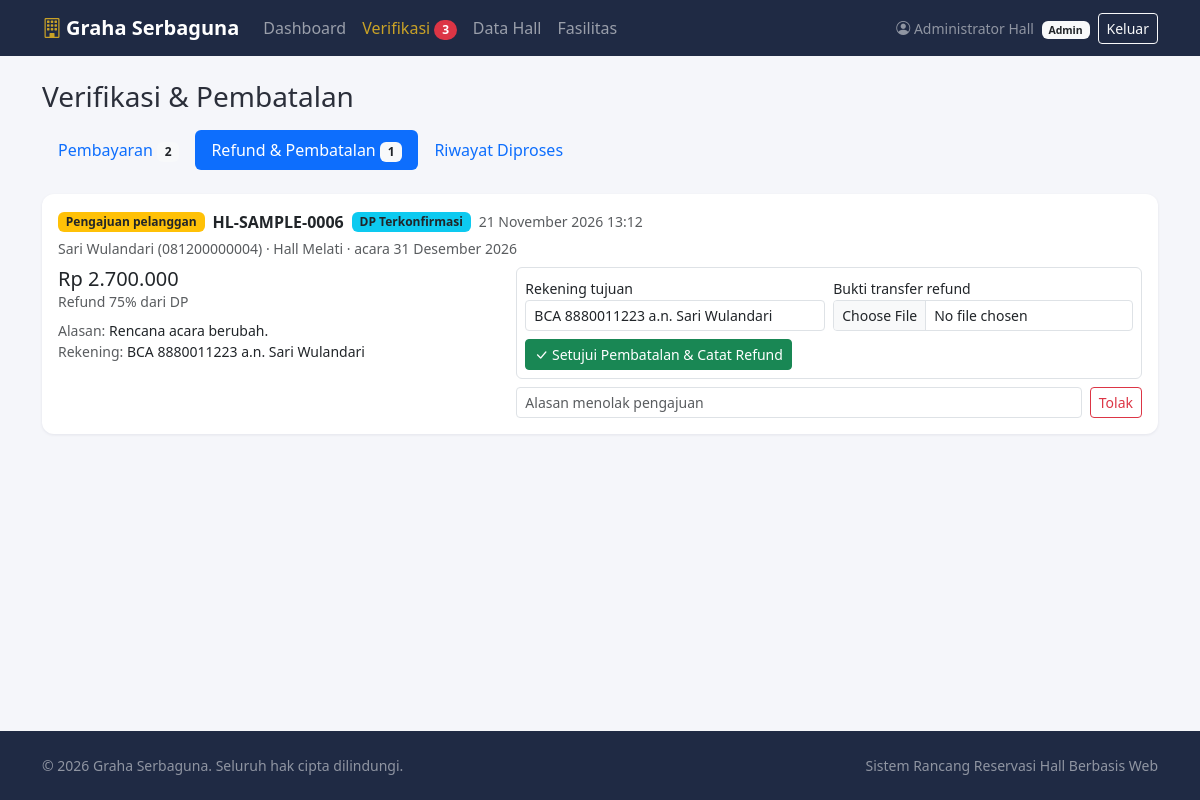
Screenshot of /admin/verifikasi.php?tab=refund (signed in) with the database file from the repository.
### tables this page shows
CREATE TABLE IF NOT EXISTS pembayaran_pembatalan (
  id                 INT UNSIGNED NOT NULL AUTO_INCREMENT,
  reservasi_id       INT UNSIGNED NOT NULL,
  jenis_transaksi    ENUM('DP','Pelunasan','Refund') NOT NULL,
  nominal            BIGINT UNSIGNED NOT NULL,
  bukti_transfer     VARCHAR(255) NULL,
  alasan_batal       TEXT NULL,
  rekening_refund    VARCHAR(150) NULL,
  status_verifikasi  ENUM('Menunggu','Terverifikasi','Ditolak') NOT NULL DEFAULT 'Menunggu',
  tanggal_transaksi  DATETIME NOT NULL DEFAULT CURRENT_TIMESTAMP,
  persen_refund      TINYINT UNSIGNED NULL,
  dibatalkan_oleh    ENUM('Customer','Pengelola') NULL,
  catatan_admin      VARCHAR(255) NULL,
  tanggal_verifikasi DATETIME NULL,
  PRIMARY KEY (id),
  KEY idx_bayar_reservasi (reservasi_id),
  KEY idx_bayar_status (jenis_transaksi, status_verifikasi),
  CONSTRAINT fk_bayar_reservasi FOREIGN KEY (reservasi_id) REFERENCES reservasi (id) ON DELETE CASCADE
);

CREATE TABLE IF NOT EXISTS reservasi (
  id             INT UNSIGNED NOT NULL AUTO_INCREMENT,
  kode_booking   VARCHAR(30) NOT NULL,
  user_id        INT UNSIGNED NOT NULL,
  hall_id        INT UNSIGNED NOT NULL,
  tanggal_acara  DATE NOT NULL,
  jenis_acara    VARCHAR(50) NOT NULL,
  jumlah_tamu    INT UNSIGNED NOT NULL,
  total_harga    BIGINT UNSIGNED NOT NULL,
  nominal_dp     BIGINT UNSIGNED NOT NULL,
  sisa_bayar     BIGINT UNSIGNED NOT NULL,
  status         ENUM('Pending','DP Terkonfirmasi','Lunas','Dibatalkan') NOT NULL DEFAULT 'Pending',
  created_at     TIMESTAMP NOT NULL DEFAULT CURRENT_TIMESTAMP,
  slot_terkunci  TINYINT GENERATED ALWAYS AS
                   (CASE WHEN status IN ('DP Terkonfirmasi','Lunas') THEN 1 ELSE NULL END) STORED,
  PRIMARY KEY (id),
  UNIQUE KEY uq_reservasi_kode (kode_booking),
  UNIQUE KEY uq_reservasi_slot (hall_id, tanggal_acara, slot_terkunci),
  KEY idx_reservasi_user (user_id),
  KEY idx_reservasi_tanggal (hall_id, tanggal_acara, status),
  CONSTRAINT fk_reservasi_user FOREIGN KEY (user_id) REFERENCES users (id),
  CONSTRAINT fk_reservasi_hall FOREIGN KEY (hall_id) REFERENCES halls (id)
);

CREATE TABLE IF NOT EXISTS users (
  id          INT UNSIGNED NOT NULL AUTO_INCREMENT,
  nama        VARCHAR(100) NOT NULL,
  email       VARCHAR(150) NOT NULL,
  password    VARCHAR(255) NOT NULL,              
  no_hp       VARCHAR(20)  NOT NULL,
  role        ENUM('customer','admin','owner') NOT NULL DEFAULT 'customer',
  created_at  TIMESTAMP NOT NULL DEFAULT CURRENT_TIMESTAMP,
  PRIMARY KEY (id),
  UNIQUE KEY uq_users_email (email)
);

CREATE TABLE IF NOT EXISTS halls (
  id          INT UNSIGNED NOT NULL AUTO_INCREMENT,
  nama_hall   VARCHAR(100) NOT NULL,
  kapasitas   INT UNSIGNED NOT NULL,
  harga_dasar BIGINT UNSIGNED NOT NULL,
  deskripsi   TEXT NULL,
  foto        VARCHAR(255) NULL,
  PRIMARY KEY (id)
);

### admin/verifikasi.php (the view, shortened to what this page needs)
<?php
require __DIR__ . '/../includes/init.php';
$pdo   = db();
$tab = get_str('tab');
$tab = in_array($tab, ['bayar', 'refund', 'riwayat'], true) ? $tab : 'bayar';
$base = "FROM pembayaran_pembatalan p
         JOIN reservasi r ON r.id = p.reservasi_id
         JOIN halls h ON h.id = r.hall_id
         JOIN users u ON u.id = r.user_id";
$bayar = $pdo->query(
    "SELECT p.*, r.kode_booking, r.tanggal_acara, r.total_harga, r.nominal_dp, r.sisa_bayar,
            r.status AS status_reservasi, h.nama_hall, u.nama, u.no_hp,
            EXISTS(SELECT 1 FROM reservasi x
                   WHERE x.hall_id = r.hall_id AND x.tanggal_acara = r.tanggal_acara AND x.id <> r.id
                     AND x.status IN ('DP Terkonfirmasi','Lunas')) AS bentrok
     $base
     WHERE p.jenis_transaksi IN ('DP','Pelunasan') AND p.status_verifikasi = 'Menunggu'
     ORDER BY p.tanggal_transaksi"
)->fetchAll();
$refund = $pdo->query(
    "SELECT p.*, r.kode_booking, r.tanggal_acara, r.status AS status_reservasi, h.nama_hall, u.nama, u.no_hp
     $base
     WHERE p.jenis_transaksi = 'Refund' AND p.status_verifikasi = 'Menunggu'
     ORDER BY p.tanggal_transaksi"
)->fetchAll();
include __DIR__ . '/../includes/header.php';
?>
<div class="container py-4">
    <h1 class="h3 mb-3">Verifikasi &amp; Pembatalan</h1>
    <ul class="nav nav-pills mb-4">
        <li class="nav-item"><a class="nav-link <?= $tab === 'bayar' ? 'active' : '' ?>" href="?tab=bayar">Pembayaran <span class="badge bg-light text-dark"><?= count($bayar) ?></span></a></li>
        <li class="nav-item"><a class="nav-link <?= $tab === 'refund' ? 'active' : '' ?>" href="?tab=refund">Refund &amp; Pembatalan <span class="badge bg-light text-dark"><?= count($refund) ?></span></a></li>
        <li class="nav-item"><a class="nav-link <?= $tab === 'riwayat' ? 'active' : '' ?>" href="?tab=riwayat">Riwayat Diproses</a></li>
    </ul>
<?php if ($tab === 'bayar'): ?>
    <?php if (!$bayar): ?><div class="alert alert-success">Tidak ada pembayaran yang menunggu verifikasi.</div><?php endif; ?>
    <?php foreach ($bayar as $p): ?>
        <div class="card mb-3">
            <div class="card-body">
                <div class="row g-3">
                    <div class="col-auto">
                        <?php if ($p['bukti_transfer']): ?>
                            <a href="<?= e(url('bukti.php?id=' . (int)$p['id'])) ?>" target="_blank" rel="noopener">
                                <img class="bukti-thumb" style="width:110px;height:110px" src="<?= e(url('bukti.php?id=' . (int)$p['id'])) ?>" alt="Bukti transfer">
                            </a>
                        <?php endif; ?>
                    </div>
                    <div class="col">
                        <div class="d-flex flex-wrap gap-2 align-items-center mb-1">
                            <span class="badge <?= $p['jenis_transaksi'] === 'DP' ? 'bg-primary' : 'bg-success' ?>"><?= e($p['jenis_transaksi']) ?></span>
                            <strong><?= e($p['kode_booking']) ?></strong>
                            <?= badge_status($p['status_reservasi']) ?>
                            <span class="text-muted small"><?= e(waktu_indo($p['tanggal_transaksi'])) ?></span>
                        </div>
                        <div class="h5 mb-1"><?= rupiah($p['nominal']) ?></div>
                        <div class="small text-muted">
                            <?= e($p['nama']) ?> (<?= e($p['no_hp']) ?>) · <?= e($p['nama_hall']) ?> · acara <?= e(tgl_indo($p['tanggal_acara'])) ?><br>
                            Total <?= rupiah($p['total_harga']) ?> · DP <?= rupiah($p['nominal_dp']) ?> · Sisa <?= rupiah($p['sisa_bayar']) ?>
                        </div>
                        <?php if ($p['jenis_transaksi'] === 'DP' && (int)$p['bentrok'] === 1): ?>
                            <div class="alert alert-danger py-2 mt-2 mb-0 small">
                                <i class="bi bi-exclamation-triangle"></i> <strong>Jadwal bentrok:</strong> tanggal ini sudah terkunci oleh reservasi lain, DP tidak dapat dikonfirmasi.
                            </div>
                        <?php endif; ?>
                    </div>
                </div>
                <hr>
                <div class="d-flex flex-wrap gap-2 align-items-start">
                    <?php if (!($p['jenis_transaksi'] === 'DP' && (int)$p['bentrok'] === 1)): ?>
                        <form method="post" data-confirm="Verifikasi <?= e($p['jenis_transaksi']) ?> <?= e(rupiah($p['nominal'])) ?> untuk <?= e($p['kode_booking']) ?>?">
                            <?= csrf_field() ?>
                            <input type="hidden" name="aksi" value="bayar_terima">
                            <input type="hidden" name="id" value="<?= (int)$p['id'] ?>">
                            <button class="btn btn-success btn-sm"><i class="bi bi-check-lg"></i> Terima &amp; Verifikasi</button>
                        </form>
                    <?php else: ?>
                        <form method="post" data-confirm="Batalkan <?= e($p['kode_booking']) ?> dan kembalikan DP 100%?">
                            <?= csrf_field() ?>
                            <input type="hidden" name="aksi" value="batal_pengelola">
                            <input type="hidden" name="reservasi_id" value="<?= (int)$p['reservasi_id'] ?>">
                            <input type="hidden" name="alasan" value="Jadwal bentrok dengan reservasi lain yang lebih dulu terkonfirmasi.">
                            <button class="btn btn-danger btn-sm"><i class="bi bi-arrow-counterclockwise"></i> Batalkan &amp; Refund 100%</button>
                        </form>
                    <?php endif; ?>
                    <form method="post" class="d-flex gap-2 flex-grow-1" style="max-width:480px">
                        <?= csrf_field() ?>
                        <input type="hidden" name="aksi" value="bayar_tolak">
                        <input type="hidden" name="id" value="<?= (int)$p['id'] ?>">
                        <input class="form-control form-control-sm" name="catatan" placeholder="Alasan penolakan (mis. nominal tidak sesuai)" minlength="5" maxlength="255" required>
                        <button class="btn btn-outline-danger btn-sm text-nowrap">Tolak</button>
                    </form>
                </div>
            </div>
        </div>
    <?php endforeach; ?>
<?php elseif ($tab === 'refund'): ?>
    <?php foreach ($refund as $p): $nominal = (int)$p['nominal']; ?>
        <div class="card mb-3">
            <div class="card-body">
                <div class="d-flex flex-wrap gap-2 align-items-center mb-1">
                    <span class="badge <?= $p['dibatalkan_oleh'] === 'Pengelola' ? 'bg-dark' : 'bg-warning text-dark' ?>">
                        <?= $p['dibatalkan_oleh'] === 'Pengelola' ? 'Dibatalkan pengelola' : 'Pengajuan pelanggan' ?>
                    </span>
                    <strong><?= e($p['kode_booking']) ?></strong>
                    <?= badge_status($p['status_reservasi']) ?>
                    <span class="text-muted small"><?= e(waktu_indo($p['tanggal_transaksi'])) ?></span>
                </div>
                <div class="small text-muted mb-2">
                    <?= e($p['nama']) ?> (<?= e($p['no_hp']) ?>) · <?= e($p['nama_hall']) ?> · acara <?= e(tgl_indo($p['tanggal_acara'])) ?>
                </div>
                <div class="row g-3">
                    <div class="col-md-5">
                        <div class="h5 mb-0"><?= rupiah($nominal) ?></div>
                        <div class="small text-muted">Refund <?= (int)$p['persen_refund'] ?>% dari DP<?= $nominal === 0 ? ' — DP hangus' : '' ?></div>
                        <div class="mt-2 small"><span class="text-muted">Alasan:</span> <?= e((string)$p['alasan_batal']) ?></div>
                        <div class="small"><span class="text-muted">Rekening:</span> <?= e($p['rekening_refund'] ?: '—') ?></div>
                    </div>
                    <div class="col-md-7">
                        <form method="post" enctype="multipart/form-data" class="border rounded p-2 mb-2"
                              data-confirm="<?= $p['dibatalkan_oleh'] === 'Customer' ? 'Setujui pembatalan ' . e($p['kode_booking']) . '? Tanggal akan terbuka kembali.' : 'Catat refund ' . e($p['kode_booking']) . ' sebagai selesai?' ?>">
                            <?php if ($nominal > 0): ?>
                                <div class="row g-2">
                                    <div class="col-md-6">
                                        <label class="form-label small mb-0">Rekening tujuan</label>
                                        <input class="form-control form-control-sm" name="rekening_refund" value="<?= e((string)$p['rekening_refund']) ?>" maxlength="100" required>
                                    </div>
                                    <div class="col-md-6">
                                        <label class="form-label small mb-0">Bukti transfer refund</label>
                                        <input type="file" class="form-control form-control-sm" name="bukti" accept="image/jpeg,image/png,image/webp" data-maxmb="2" required>
                                    </div>
                                </div>
                            <?php endif; ?>
                            <button class="btn btn-success btn-sm mt-2">
                                <i class="bi bi-check-lg"></i>
                                <?= $p['dibatalkan_oleh'] === 'Customer' ? 'Setujui Pembatalan' . ($nominal > 0 ? ' & Catat Refund' : '') : 'Tandai Refund Selesai' ?>
                            </button>
                        </form>
                        <?php if ($p['dibatalkan_oleh'] === 'Customer'): ?>
                            <form method="post" class="d-flex gap-2">
                                <input class="form-control form-control-sm" name="catatan" placeholder="Alasan menolak pengajuan" minlength="5" maxlength="255" required>
                                <button class="btn btn-outline-danger btn-sm text-nowrap">Tolak</button>
                            </form>
                        <?php endif; ?>
                    </div>
                </div>
            </div>
        </div>
    <?php endforeach; ?>
<?php endif; ?>
</div>
<?php include __DIR__ . '/../includes/footer.php'; ?>

### includes/init.php (shortened to what this page needs)
<?php
function e($v): string
{
    return htmlspecialchars((string)$v, ENT_QUOTES | ENT_SUBSTITUTE, 'UTF-8');
}
function get_str(string $key): string
{
    $v = $_GET[$key] ?? '';
    return is_string($v) ? trim($v) : '';
}
function rupiah($n): string
{
    return 'Rp ' . number_format((int)$n, 0, ',', '.');
}
function tgl_indo(?string $tgl, bool $hari = false): string
{
    $t = strtotime($tgl);
    $bln = ['Januari', 'Februari', 'Maret', 'April', 'Mei', 'Juni', 'Juli', 'Agustus', 'September', 'Oktober', 'November', 'Desember'];
    $hr  = ['Minggu', 'Senin', 'Selasa', 'Rabu', 'Kamis', 'Jumat', 'Sabtu'];
    $s   = date('j', $t) . ' ' . $bln[(int)date('n', $t) - 1] . ' ' . date('Y', $t);
    return $hari ? $hr[(int)date('w', $t)] . ', ' . $s : $s;
}
function waktu_indo(?string $dt): string
{
    return tgl_indo($dt) . ' ' . date('H:i', strtotime($dt));
}
function badge_status(string $s): string
{
    $map = [
        'Pending'          => 'bg-warning text-dark',
        'DP Terkonfirmasi' => 'bg-info text-dark',
        'Lunas'            => 'bg-success',
        'Dibatalkan'       => 'bg-secondary',
    ];
    return '<span class="badge ' . ($map[$s] ?? 'bg-light text-dark') . '">' . e($s) . '</span>';
}

### assets/css/style.css (style rules this page uses)
:root { --brand: #1f2a44; --brand-dark: #161e33; --gold: #c9a227; --gold-dark: #a8861a; --soft: #f5f6fa; }
body { background: var(--soft); color: #2b2f3a; }
.card { border: 0; box-shadow: 0 1px 3px rgba(20, 30, 60, .08); border-radius: .75rem; }

### rows the page displays
pembayaran_pembatalan: dibatalkan_oleh "Pengajuan pelanggan", reservasi.kode_booking "HL-SAMPLE-0006", reservasi.status "DP Terkonfirmasi", tanggal_transaksi "21 November 2026 13:12", users.nama "Sari Wulandari", users.no_hp "081200000004", halls.nama_hall "Hall Melati", reservasi.tanggal_acara "31 Desember 2026", nominal "Rp 2.700.000", persen_refund "75", alasan_batal "Rencana acara berubah.", rekening_refund "BCA 8880011223 a.n. Sari Wulandari"

### other values shown
APP_NAME "Graha Serbaguna"
$adminBadge "3"
$u['nama'] "Administrator Hall"
$u['role'] "Admin"
count($bayar) "2"
count($refund) "1"
